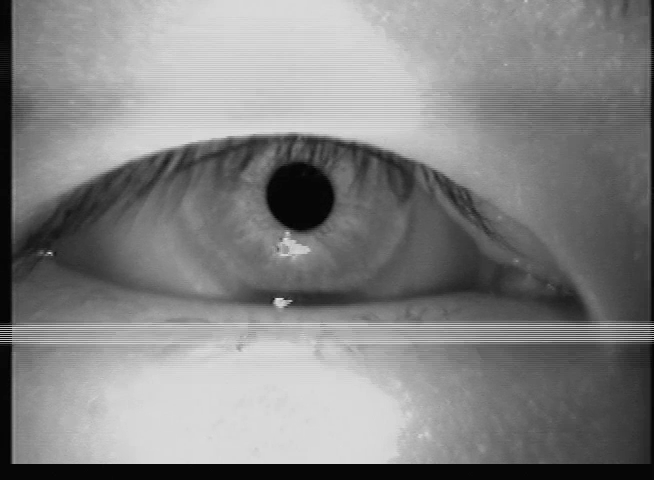
#> input picture Data/BadFrame_2.png, 654 x 480 px
$ python testmrclean.py
#> lines starting #> are read from the running program, lines starting #| are printed output that depends on the picture
#> in LoadImage, frame is the input picture: shape (480, 654, 3); min 0, max 227, mean 130.7
### geetee/gtIO.py
#!/opt/local/bin/python
#
# Load a single video frame from an image file
# - optional border trim border argument
#
# USAGE : geetee_TestFrame.py <Test Frame Image>
#
# AUTHOR : Mike Tyszka
# PLACE  : Caltech
# DATES  : 2014-05-07 JMT From scratch
#
# This file is part of geetee.
#
#    geetee is free software: you can redistribute it and/or modify
#    it under the terms of the GNU General Public License as published by
#    the Free Software Foundation, either version 3 of the License, or
#    (at your option) any later version.
#
#    geetee is distributed in the hope that it will be useful,
#    but WITHOUT ANY WARRANTY; without even the implied warranty of
#    MERCHANTABILITY or FITNESS FOR A PARTICULAR PURPOSE.  See the
#    GNU General Public License for more details.
#
#    You should have received a copy of the GNU General Public License
#   along with geetee.  If not, see <http://www.gnu.org/licenses/>.
#
# Copyright 2014 California Institute of Technology.

import os
import cv2
import numpy as np
import ConfigParser
import gtMRClean as clean
import gtPupilometry as p


# [58 lines left out: function LoadVideoFrame, not called in this run]


def TrimBorder(frame, border = 0):
    """
    Trim video frame border introduced by frame capture

    Parameters
    ----------
    frame : numpy uint8 array
        video frame
    border : integer
        border width in pixels to strip [0]

    Returns
    -------
    frame : numpy unit8 array
        video frame without border
    """
#> called with border = 16

    if border > 0:

        # Get image dimension
        nx, ny = frame.shape[1], frame.shape[0]
#> nx = 654; ny = 480

        # Set bounding box
        x0 = border
        y0 = border
        x1 = nx - border
#> x1 = 638
        y1 = ny - border
#> y1 = 464

        # Make sure bounds are inside image
        x0 = x0 if x0 > 0 else 0
        x1 = x1 if x1 < nx else nx-1
        y0 = y0 if y0 > 0 else 0
        y1 = y1 if y1 < ny else ny-1

        # Crop and return
        return frame[y0:y1, x0:x1]
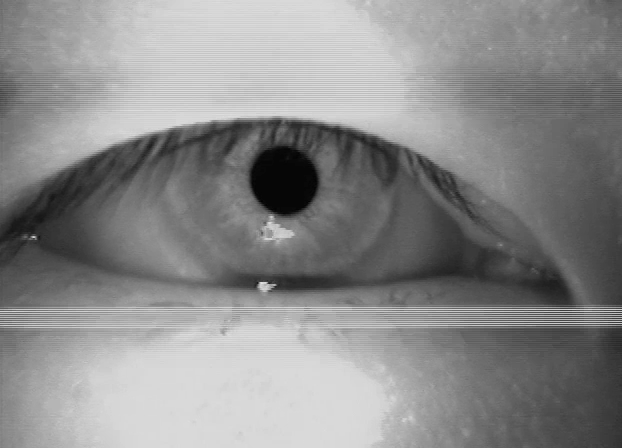
#> returned value: shape (448, 622); min 1, max 227, mean 138.1

    else:

        return frame


def LoadImage(image_file, border=0):
    """
    Load an image from a file and strip the border.

    Parameters
    ----------
    image_file : string
        File name of image
    border : integer
        Pixel width of border to strip [0].


    Returns
    -------
    frame : 2D numpy array
        Grayscale image array.

    Examples
    --------
    >>> img = LoadImage('test.png', 5)
    """

    # Initialize frame
    frame = np.array([])

    # load test frame image
    try:
        frame = cv2.imread(image_file)
    except:
        print('Problem opening %s to read' % image_file)
        return frame

    # Convert to grayscale image if necessary
    if frame.shape[2] == 3:
        frame = cv2.cvtColor(frame, cv2.COLOR_BGR2GRAY)

    # Trim border (if requested)
    frame = TrimBorder(frame, border)

    return frame

#
# Load setup file for complete ET pipeline
#
# [44 lines left out: functions LoadConfig, InitConfig, not called in this run]

#
# Pupilometry CSV IO
#
def ReadPupilometry(pupils_csv):

    return np.genfromtxt(pupils_csv, delimiter = ',', unpack = True)

#
# Safe mkdir - from http://code.activestate.com/recipes/82465-a-friendly-mkdir/
#
# [16 lines left out: function _mkdir, not called in this run]

### geetee/gtMRClean.py
#!/opt/local/bin/python
"""
Video pupilometry functions

- takes calibration and gaze video filenames as input
- controls calibration and gaze estimation workflow

Example
-------

>>> geetee.py <Calibration Video> <Gaze Video>


Author
------

    Mike Tyszka, Caltech Brain Imaging Center

License
-------

This file is part of geetee.

    geetee is free software: you can redistribute it and/or modify
    it under the terms of the GNU General Public License as published by
    the Free Software Foundation, either version 3 of the License, or
    (at your option) any later version.

    geetee is distributed in the hope that it will be useful,
    but WITHOUT ANY WARRANTY; without even the implied warranty of
    MERCHANTABILITY or FITNESS FOR A PARTICULAR PURPOSE.  See the
    GNU General Public License for more details.

    You should have received a copy of the GNU General Public License
    along with geetee.  If not, see <http://www.gnu.org/licenses/>.

Copyright
---------

    2014 California Institute of Technology.
"""

import numpy as np
from scipy.signal import medfilt
from scipy.ndimage.morphology import binary_dilation
import matplotlib.pyplot as plt

def MRClean(frame, verbose=False):
    """
    Attempt to repair scan lines corrupted by MRI RF or gradient pulses.

    Parameters
    ----------
    frame : numpy integer array
        Original corrupted, interlaced video frame
    verbose : boolean
        Verbose output flag [False]

    Returns
    -------
    frame_clean : numpy integer array
        Repaired interlaced frame

    Example
    -------
    >>>

    """
#> called with verbose = True

    # Init repaired frame
    frame_clean = frame.copy()

    # Init artifact flag
    artifact = False

    # Split frame into even and odd lines
    fr_even = frame[0::2,:]
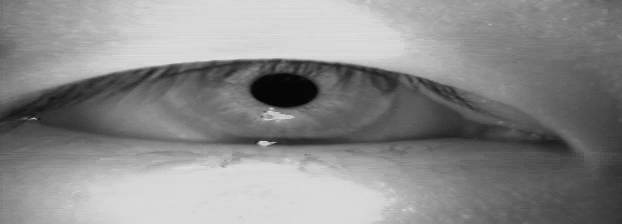
#> fr_even: shape (224, 622); min 3, max 224, mean 138.3
    fr_odd  = frame[1::2,:]
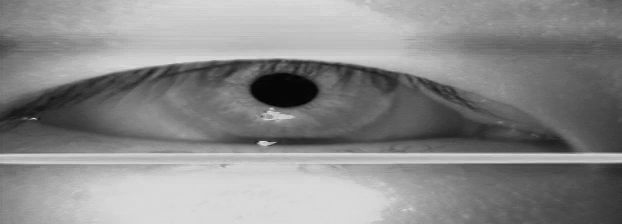
#> fr_odd: shape (224, 622); min 1, max 227, mean 138

    # Odd - even difference
    fr_diff = fr_odd.astype(float) - fr_even.astype(float)
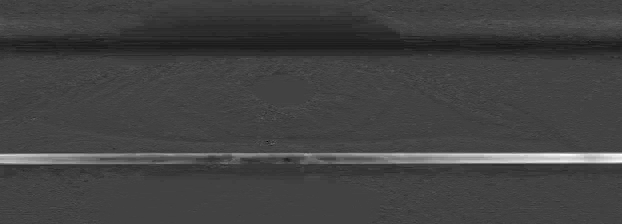
#> fr_diff: shape (224, 622) float64; min -52, max 146, mean -0.3; drawn with min black and max white

    # Absolute row median of frame difference
    med = np.abs(np.median(fr_diff, axis=1))
#> med = 224 values, max 74.5 at index 154, min 0 at index 0, mean 5.4

    # Find scanlines with median row difference > 3.0
    bad_rows = med > 3.0

    # Median smooth the bad rows mask then dilate by 3 lines (kernel 2*3+1 = 7)
#> (the run stopped early here; a loop or call above may not have finished)

$ run again, with Data/BadFrame_1.png copied over Data/BadFrame_2.png
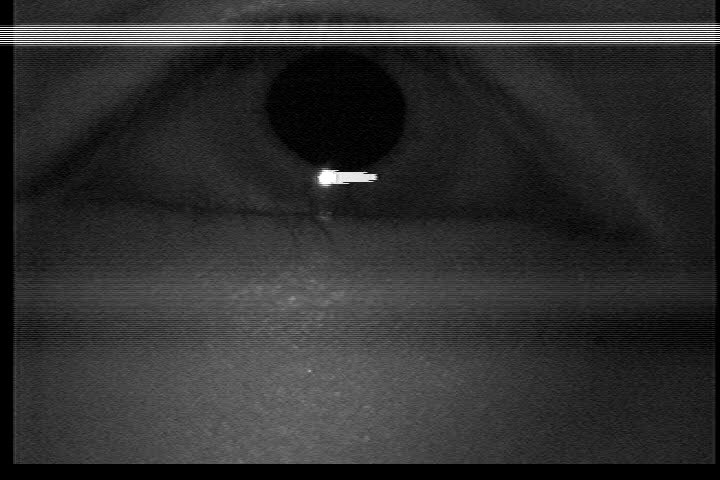
#> input picture Data/BadFrame_1.png, 720 x 480 px
#> in LoadImage, frame is the input picture: shape (480, 720, 3); min 0, max 255, mean 48
#> frame: shape (480, 720)
#> in MRClean, `fr_odd  = frame[1::2,:]`:
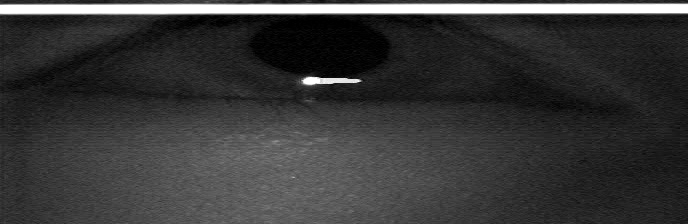
#> fr_odd: shape (224, 688); min 0, max 255, mean 56.1
#> in MRClean, `fr_diff = fr_odd.astype(float) - fr_even.astype(float)`:
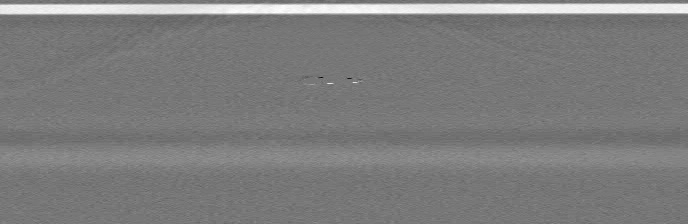
#> fr_diff: shape (224, 688) float64; min -217, max 245, mean 9.9; drawn with min black and max white
#> med = 224 values, max 216 at index 12, min 0 at index 40, mean 14.05

$ run again, with Data/BiasedPupil.png copied over Data/BadFrame_2.png
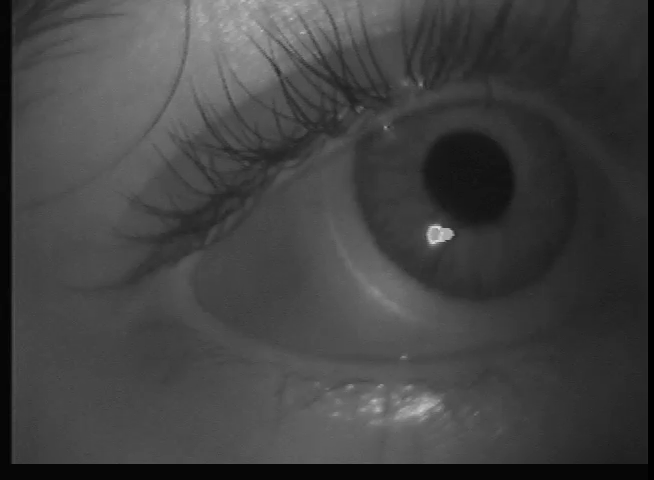
#> input picture Data/BiasedPupil.png, 654 x 480 px
#> in LoadImage, frame is the input picture: shape (480, 654, 3); min 0, max 222, mean 66
#> frame: shape (480, 654)
#> in MRClean, `fr_even = frame[0::2,:]`:
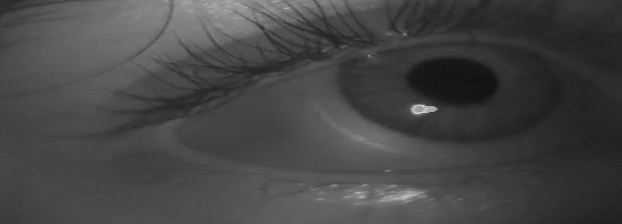
#> fr_even: shape (224, 622); min 17, max 218, mean 69.4
#> in MRClean, `fr_diff = fr_odd.astype(float) - fr_even.astype(float)`:
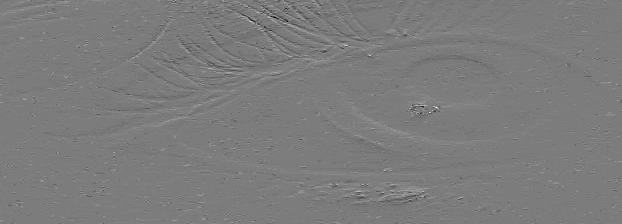
#> fr_diff: shape (224, 622) float64; min -37, max 39, mean 0; drawn with min black and max white
#> med = 224 values from 0 to 0
